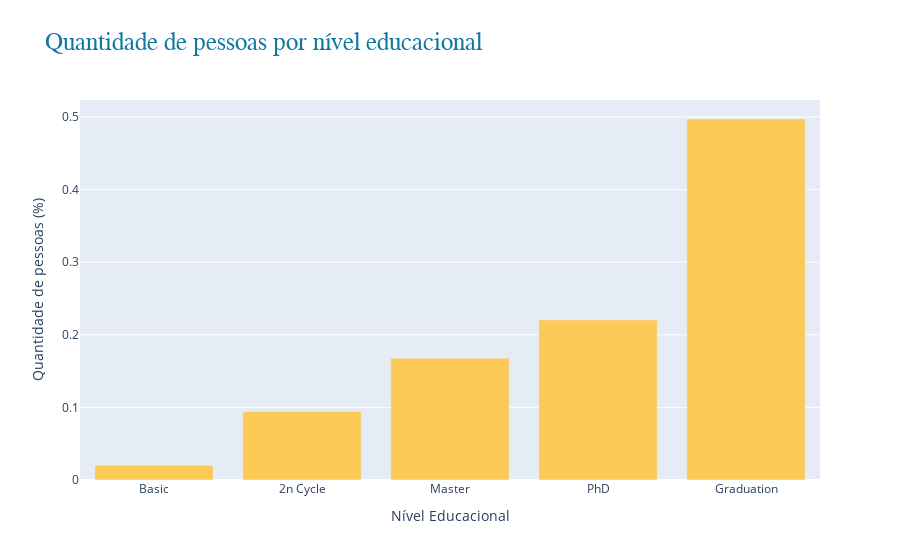

Write notebook code for a chart like this one.
### Markdown cell above
criando o gráfico

### Code cell
# Criando o gráfico com o graph_objs - Single
barra_single = go.Bar(
    x = educational_level_single,
    y = quantity_single,
    marker = {'color': '#ff9f43'},
    name = 'Solteiros',
    hovertemplate= 'Porcentagem: %{y: .3f}%'
    )

#Criando o Gráfico com graph_objs - Not Single
barra_notsingle = go.Bar(
    x = educational_level_notsingle,
    y = quantity_notsingle,
    marker = {'color': '#feca57'},
    name = ' Não solteiros',
    hovertemplate = 'Porcentagem: %{y: .3f}%'
    )

# Definindo o Layout
layout = go.Layout(
    title = ' Quantidade de pessoas por nível educacional',
    # Configurções de título
    title_font = {'family': 'Gotham', 'size':25, 'color': '#0e78a3'},
    xaxis = {'title' : 'Nível Educacional'},
    yaxis = {'title': 'Quantidade de pessoas (%)'}
    )
              
# Criando a Figura
fig = go.Figure(data = [barra_single, barra_notsingle], layout = layout)

# Plotando o gráfico
py.iplot(fig)

### Figure 1 — Plotly figure (JSON) as saved in the notebook; plotly's stock layout.template omitted (floating-point values rounded to 4 significant figures)
{"data": [{"hovertemplate": "Porcentagem: %{y: .3f}%", "marker": {"color": "#ff9f43"}, "name": "Solteiros", "type": "bar", "x": [], "y": [0.0375, 0.07708, 0.1562, 0.2042, 0.525]}, {"hovertemplate": "Porcentagem: %{y: .3f}%", "marker": {"color": "#feca57"}, "name": " Não solteiros", "type": "bar", "x": ["Basic", "2n Cycle", "Master", "PhD", "Graduation"], "y": [0.02045, 0.09432, 0.1676, 0.2205, 0.4972]}], "layout": {"title": {"font": {"color": "#0e78a3", "family": "Gotham", "size": 25}, "text": " Quantidade de pessoas por nível educacional"}, "xaxis": {"title": {"text": "Nível Educacional"}}, "yaxis": {"title": {"text": "Quantidade de pessoas (%)"}}}}
